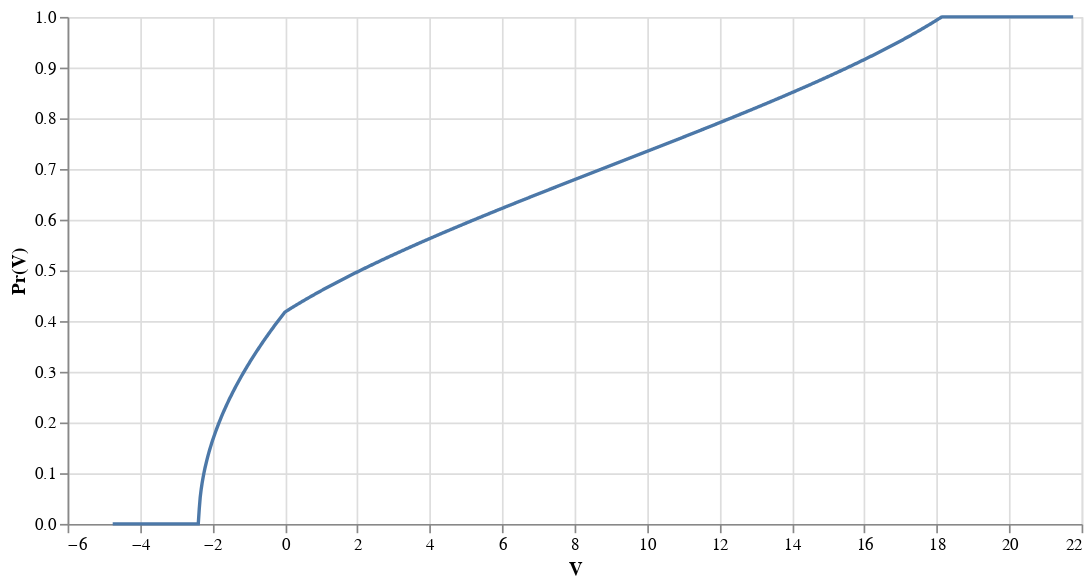

This figure's notebook cell:
### Code cell
import numpy as np
import altair as alt
import pandas as pd

q_e = 1.60217663*10**-19
### experimental variable ###
f = 1199*10**12
W_0 = 2.27*q_e
l = 10.5
D = 9
alpha = 0.66

stopping_potential_alpha = photoelectric_alpha_curve_stopping_potential(f,W_0,l,D,alpha)
saturating_potential_alpha = photoelectric_alpha_curve_saturating_potential(f,W_0,l,D,alpha)

V = np.linspace(2.0*stopping_potential_alpha,1.2*saturating_potential_alpha,1000)
Pr = np.zeros(V.size)

for n in range(Pr.size):
    Pr[n] = photoelectric_alpha_curve(V[n],f,W_0,l,D,alpha)

source = pd.DataFrame({
  'V': V,
  'Pr(V)': Pr
})

alt.Chart(source).mark_line().encode(
    x='V',
    y='Pr(V)'
).properties(
    width=600,
    height=300
)

### Figure 1 — Vega-Lite specification as saved in the notebook (floating-point values rounded to 4 significant figures; data arrays with more than 128 entries replaced by an {"elided": "..."} marker saying what was removed)
{"config": {"view": {"continuousWidth": 300, "continuousHeight": 300}}, "data": {"name": "data-1f643003c232a7b99f9fb941e0c2ae98"}, "mark": {"type": "line"}, "encoding": {"x": {"field": "V", "type": "quantitative"}, "y": {"field": "Pr(V)", "type": "quantitative"}}, "height": 300, "width": 600, "$schema": "https://vega.github.io/schema/vega-lite/v5.16.3.json", "datasets": {"data-1f643003c232a7b99f9fb941e0c2ae98": {"elided": "1000 records"}}}
